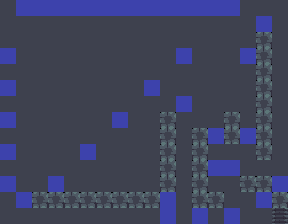

This game map was drawn from its Tiled (.tmx) file and the tilesets committed beside it. A one-line description and the trimmed map source follow:
An orthogonal 18x14 tile map with 16x16 px tiles, 1 tile layer (terrain) and 120 objects.

<map version="1.10" tiledversion="1.11.2" orientation="orthogonal" renderorder="right-down" width="18" height="14" tilewidth="16" tileheight="16" infinite="0" nextlayerid="3" nextobjectid="121">
 <properties>
  <property name="name" value="Hidden in Plain Sight" />
  <property name="author" value="moineau" />
  <property name="goldMoves" type="int" value="106" />
  <property name="platinumMoves" type="int" value="86" />
  <property name="goldTime" type="float" value="22.3" />
 </properties>
 <tileset firstgid="1" source="tileset.tsx" />
 <layer id="1" name="terrain" width="18" height="14">
  <data>[252 cells, 252 non-empty, 4 distinct tile ids]</data>
 </layer>
 <objectgroup id="2" name="objects">
  <object id="1" gid="6" x="0" y="16" width="16" height="16" />
  <object id="2" gid="7" x="16" y="32" width="16" height="16" />
  <object id="3" gid="7" x="48" y="32" width="16" height="16" />
  <object id="4" gid="7" x="80" y="32" width="16" height="16" />
  <object id="5" gid="7" x="112" y="32" width="16" height="16" />
  <object id="6" gid="7" x="144" y="32" width="16" height="16" />
  <object id="7" gid="7" x="176" y="32" width="16" height="16" />
  <object id="8" gid="7" x="208" y="32" width="16" height="16" />
  <object id="9" gid="7" x="240" y="32" width="16" height="16" />
  <object id="10" gid="8" x="272" y="32" width="16" height="16" />
  <object id="11" gid="8" x="0" y="48" width="16" height="16" />
  <object id="12" gid="9" x="16" y="48" width="16" height="16" />
  <object id="13" gid="8" x="32" y="48" width="16" height="16" />
  <object id="14" gid="8" x="48" y="48" width="16" height="16" />
  <object id="15" gid="8" x="64" y="48" width="16" height="16" />
  <object id="16" gid="8" x="80" y="48" width="16" height="16" />
  <object id="17" gid="8" x="96" y="48" width="16" height="16" />
  <object id="18" gid="8" x="112" y="48" width="16" height="16" />
  <object id="19" gid="8" x="128" y="48" width="16" height="16" />
  <object id="20" gid="8" x="144" y="48" width="16" height="16" />
  <object id="21" gid="8" x="160" y="48" width="16" height="16" />
  <object id="22" gid="9" x="176" y="48" width="16" height="16" />
  <object id="23" gid="8" x="192" y="48" width="16" height="16" />
  <object id="24" gid="8" x="208" y="48" width="16" height="16" />
  <object id="25" gid="8" x="224" y="48" width="16" height="16" />
  <object id="26" gid="8" x="240" y="48" width="16" height="16" />
  <object id="27" gid="8" x="272" y="48" width="16" height="16" />
  <object id="28" gid="7" x="16" y="64" width="16" height="16" />
  <object id="29" gid="7" x="48" y="64" width="16" height="16" />
  <object id="30" gid="7" x="80" y="64" width="16" height="16" />
  <object id="31" gid="7" x="112" y="64" width="16" height="16" />
  <object id="32" gid="7" x="144" y="64" width="16" height="16" />
  <object id="33" gid="7" x="208" y="64" width="16" height="16" />
  <object id="34" gid="8" x="272" y="64" width="16" height="16" />
  <object id="35" gid="8" x="0" y="80" width="16" height="16" />
  <object id="36" gid="8" x="16" y="80" width="16" height="16" />
  <object id="37" gid="8" x="32" y="80" width="16" height="16" />
  <object id="38" gid="8" x="48" y="80" width="16" height="16" />
  <object id="39" gid="8" x="64" y="80" width="16" height="16" />
  <object id="40" gid="8" x="80" y="80" width="16" height="16" />
  <object id="41" gid="8" x="96" y="80" width="16" height="16" />
  <object id="42" gid="8" x="112" y="80" width="16" height="16" />
  <object id="43" gid="8" x="128" y="80" width="16" height="16" />
  <object id="44" gid="8" x="144" y="80" width="16" height="16" />
  <object id="45" gid="8" x="160" y="80" width="16" height="16" />
  <object id="46" gid="8" x="176" y="80" width="16" height="16" />
  <object id="47" gid="8" x="192" y="80" width="16" height="16" />
  <object id="48" gid="8" x="208" y="80" width="16" height="16" />
  <object id="49" gid="8" x="224" y="80" width="16" height="16" />
  <object id="50" gid="8" x="240" y="80" width="16" height="16" />
  <object id="51" gid="8" x="272" y="80" width="16" height="16" />
  <object id="52" gid="7" x="16" y="96" width="16" height="16" />
  <object id="53" gid="7" x="48" y="96" width="16" height="16" />
  <object id="54" gid="7" x="80" y="96" width="16" height="16" />
  <object id="55" gid="7" x="112" y="96" width="16" height="16" />
  <object id="56" gid="8" x="272" y="96" width="16" height="16" />
  <object id="57" gid="8" x="0" y="112" width="16" height="16" />
  <object id="58" gid="8" x="16" y="112" width="16" height="16" />
  <object id="59" gid="8" x="32" y="112" width="16" height="16" />
  <object id="60" gid="8" x="48" y="112" width="16" height="16" />
  <object id="61" gid="8" x="64" y="112" width="16" height="16" />
  <object id="62" gid="8" x="80" y="112" width="16" height="16" />
  <object id="63" gid="8" x="96" y="112" width="16" height="16" />
  <object id="64" gid="8" x="112" y="112" width="16" height="16" />
  <object id="65" gid="8" x="128" y="112" width="16" height="16" />
  <object id="66" gid="8" x="144" y="112" width="16" height="16" />
  <object id="67" gid="8" x="160" y="112" width="16" height="16" />
  <object id="68" gid="8" x="192" y="112" width="16" height="16" />
  <object id="69" gid="8" x="208" y="112" width="16" height="16" />
  <object id="70" gid="8" x="224" y="112" width="16" height="16" />
  <object id="71" gid="8" x="240" y="112" width="16" height="16" />
  <object id="72" gid="8" x="272" y="112" width="16" height="16" />
  <object id="73" gid="7" x="16" y="128" width="16" height="16" />
  <object id="74" gid="7" x="48" y="128" width="16" height="16" />
  <object id="75" gid="7" x="80" y="128" width="16" height="16" />
  <object id="76" gid="7" x="144" y="128" width="16" height="16" />
  <object id="77" gid="9" x="192" y="128" width="16" height="16" />
  <object id="78" gid="7" x="240" y="128" width="16" height="16" />
  <object id="79" gid="8" x="272" y="128" width="16" height="16" />
  <object id="80" gid="8" x="0" y="144" width="16" height="16" />
  <object id="81" gid="8" x="16" y="144" width="16" height="16" />
  <object id="82" gid="8" x="32" y="144" width="16" height="16" />
  <object id="83" gid="8" x="48" y="144" width="16" height="16" />
  <object id="84" gid="8" x="64" y="144" width="16" height="16" />
  <object id="85" gid="8" x="80" y="144" width="16" height="16" />
  <object id="86" gid="8" x="96" y="144" width="16" height="16" />
  <object id="87" gid="8" x="112" y="144" width="16" height="16" />
  <object id="88" gid="8" x="128" y="144" width="16" height="16" />
  <object id="89" gid="8" x="144" y="144" width="16" height="16" />
  <object id="90" gid="8" x="272" y="144" width="16" height="16" />
  <object id="91" gid="7" x="16" y="160" width="16" height="16" />
  <object id="92" gid="7" x="48" y="160" width="16" height="16" />
  <object id="93" gid="9" x="128" y="160" width="16" height="16" />
  <object id="94" gid="9" x="224" y="160" width="16" height="16" />
  <object id="95" gid="8" x="272" y="160" width="16" height="16" />
  <object id="96" gid="8" x="0" y="176" width="16" height="16" />
  <object id="97" gid="8" x="16" y="176" width="16" height="16" />
  <object id="98" gid="8" x="32" y="176" width="16" height="16" />
  <object id="99" gid="8" x="48" y="176" width="16" height="16" />
  <object id="100" gid="8" x="64" y="176" width="16" height="16" />
  <object id="101" gid="8" x="80" y="176" width="16" height="16" />
  <object id="102" gid="8" x="96" y="176" width="16" height="16" />
  <object id="103" gid="8" x="112" y="176" width="16" height="16" />
  <object id="104" gid="8" x="128" y="176" width="16" height="16" />
  <object id="105" gid="8" x="144" y="176" width="16" height="16" />
  <object id="106" gid="7" x="16" y="192" width="16" height="16" />
  <object id="107" gid="9" x="64" y="192" width="16" height="16" />
  </objectgroup>
</map>
<!-- 13 of 120 objects omitted -->
